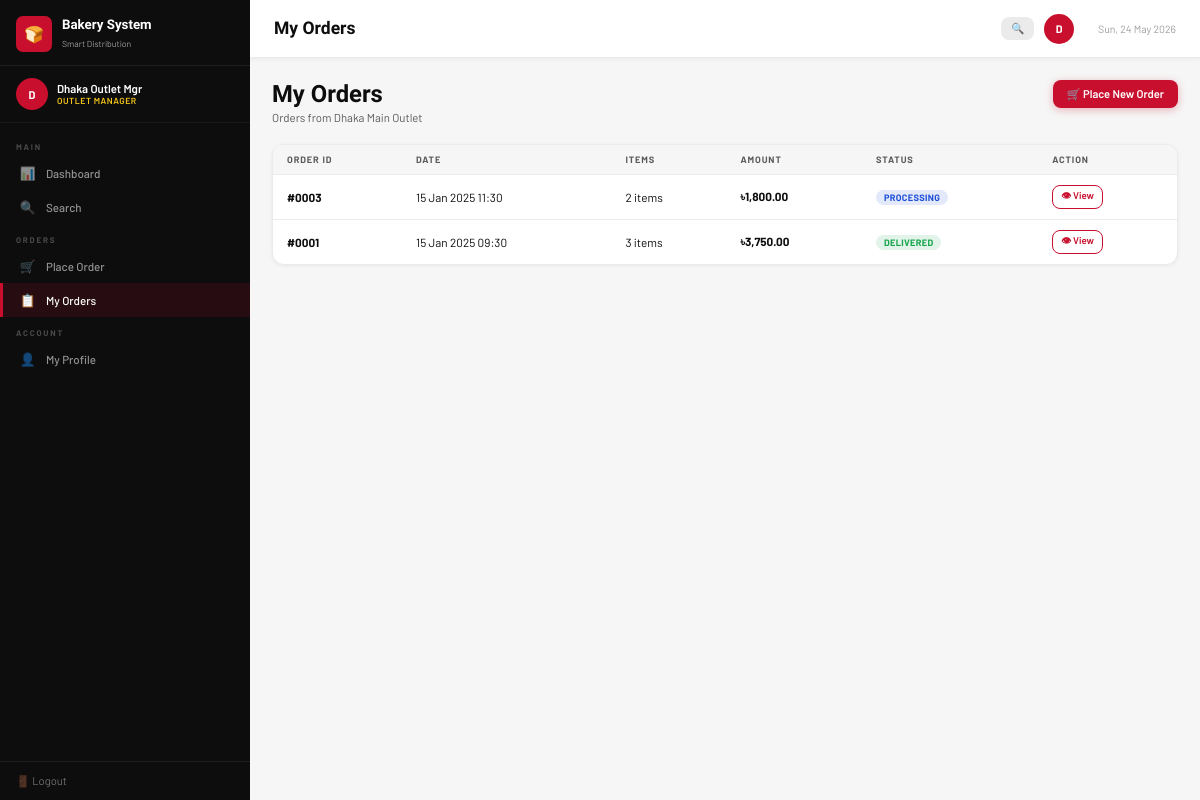
/my_orders.php (signed in), run on the app's committed database.
### tables this page shows
CREATE TABLE outlets (
    id INT AUTO_INCREMENT PRIMARY KEY,
    name VARCHAR(100) NOT NULL,
    address VARCHAR(255),
    phone VARCHAR(20),
    manager_id INT,                    
    active TINYINT(1) DEFAULT 1,
    created_at DATETIME DEFAULT CURRENT_TIMESTAMP
);

CREATE TABLE orders (
    id INT AUTO_INCREMENT PRIMARY KEY,
    outlet_id INT NOT NULL,
    placed_by INT,                     
    status ENUM('pending','processing','ready','delivered','cancelled') DEFAULT 'pending',
    notes TEXT,
    total DECIMAL(10,2) DEFAULT 0,
    created_at DATETIME DEFAULT CURRENT_TIMESTAMP
);

### my_orders.php (the view, shortened to what this page needs)
<?php
require_once 'config.php';
$outlet = $conn->query("SELECT * FROM outlets WHERE manager_id={$_SESSION['user_id']} AND active=1")->fetch_assoc();
$orders = [];
if ($outlet) {
    $oid_val = $outlet['id'];
    $result  = $conn->query("
        SELECT o.*,
               (SELECT COUNT(*) FROM order_items WHERE order_id=o.id) AS item_count
        FROM orders o
        WHERE o.outlet_id=$oid_val
        ORDER BY o.created_at DESC
    ");
    while ($row = $result->fetch_assoc()) {
        $orders[] = $row;
    }
}
include 'includes/header.php';
?>
<div class="ph">
  <div>
    <h1>My Orders</h1>
    <p><?= $outlet ? 'Orders from '.htmlspecialchars($outlet['name']) : 'Your outlet orders' ?></p>
  </div>
  <a href="place_order.php" class="btn btn-p">🛒 Place New Order</a>
</div>
<div class="card">
  <div class="tw">
    <table>
      <thead>
        <tr><th>Order ID</th><th>Date</th><th>Items</th><th>Amount</th><th>Status</th><th>Action</th></tr>
      </thead>
      <tbody>
        <?php if (!empty($orders)):
          foreach ($orders as $o): ?>
        <tr>
          <td><strong><?= oid($o['id']) ?></strong></td>
          <td><?= date('d M Y H:i', strtotime($o['created_at'])) ?></td>
          <td><?= $o['item_count'] ?> items</td>
          <td><strong><?= tk($o['total']) ?></strong></td>
          <td><?= statusBadge($o['status']) ?></td>
          <td><a href="order_detail.php?id=<?= $o['id'] ?>&back=my_orders" class="btn btn-o xs">👁 View</a></td>
        </tr>
        <?php endforeach; endif; ?>
      </tbody>
    </table>
  </div>
</div>
<?php include 'includes/footer.php'; ?>

### config.php (shortened to what this page needs)
<?php
function tk($amount) {
    return '৳' . number_format($amount, 2);
}
function oid($id) {
    return '#' . str_pad($id, 4, '0', STR_PAD_LEFT);
}
function statusBadge($status) {
    $classes = [
        'pending'    => 'b-pend',
        'processing' => 'b-proc',
        'ready'      => 'b-ready',
        'delivered'  => 'b-deliv',
        'cancelled'  => 'b-canc',
        'assigned'   => 'b-proc',
        'in_transit' => 'b-ready',
        'failed'     => 'b-canc',
    ];
    $class = $classes[$status] ?? 'b-pend';
    $label = ucwords(str_replace('_', ' ', $status));
    return "<span class='badge $class'>$label</span>";
}
?>

### style.css (style rules this page uses)
:root { --red: #C8102E; --red2: #9B0B22; --black: #0D0D0D; --dark: #1A1A1A; --gold: #F5C518; --white: #fff; --g100: #F6F6F6; --g200: #EBEBEB; --g300: #D4D4D4; --g400: #9E9E9E; --g600: #5A5A5A; --green: #16A34A; --orange: #EA580C; --blue: #1D4ED8; --sw: 250px; --hh: 58px; --r: 8px; }
*, *::before, *::after { box-sizing: border-box; margin: 0; padding: 0; }
html { font-size: 14px; }
body { font-family: 'Barlow', sans-serif; background: var(--g100); color: var(--black); min-height: 100vh; }
h1,h2,h3,h4 { font-family: 'Barlow Condensed', sans-serif; font-weight: 700; line-height: 1.2; }
a { color: var(--red); text-decoration: none; }
.card { background:#fff; border-radius:12px; border:1px solid var(--g200); box-shadow:0 1px 4px rgba(0,0,0,.06); overflow:hidden; margin-bottom:18px; }
.tw { overflow-x:auto; }
table { width:100%; border-collapse:collapse; font-size:.84rem; }
thead th { background:var(--g100); color:var(--g600); font-size:.66rem; font-weight:700; letter-spacing:.9px; text-transform:uppercase; padding:9px 14px; text-align:left; white-space:nowrap; border-bottom:1px solid var(--g200); }
tbody tr { border-bottom:1px solid var(--g200); transition:.1s; }
tbody tr:last-child { border-bottom:none; }
tbody td { padding:10px 14px; vertical-align:middle; }
.badge { display:inline-block; padding:2px 8px; border-radius:20px; font-size:.66rem; font-weight:700; letter-spacing:.3px; text-transform:uppercase; white-space:nowrap; }
.b-proc { background:rgba(29,78,216,.12); color:var(--blue); }
.b-deliv { background:rgba(22,163,74,.12); color:var(--green); }
.btn { display:inline-flex; align-items:center; gap:5px; padding:7px 14px; border-radius:var(--r); font-family:'Barlow',sans-serif; font-size:.8rem; font-weight:600; cursor:pointer; border:none; transition:.15s; white-space:nowrap; text-decoration:none; }
.btn-p { background:var(--red); color:#fff; box-shadow:0 2px 8px rgba(200,16,46,.3); }
.btn-o { background:transparent; border:1.5px solid var(--red); color:var(--red); }
.xs { padding:3px 8px; font-size:.7rem; }
.ph { display:flex; align-items:flex-start; justify-content:space-between; margin-bottom:20px; gap:13px; flex-wrap:wrap; }
.ph h1 { font-size:1.7rem; }
.ph p { color:var(--g600); font-size:.82rem; margin-top:2px; }

### data on the page
outlets: name "Dhaka Main Outlet"
orders: id "#0003", created_at "15 Jan 2025 11:30", item_count "2", total "৳1,800.00", status "PROCESSING"
orders: id "#0001", created_at "15 Jan 2025 09:30", item_count "3", total "৳3,750.00", status "DELIVERED"

### other printed values
$initials "D"
$user_name "Dhaka Outlet Mgr"
$role_label "OUTLET MANAGER"
$section_name "MAIN"
$icon "📊"
$label "Dashboard"
$icon "🔍"
$label "Search"
$section_name "ORDERS"
$icon "🛒"
$label "Place Order"
$icon "📋"
$label "My Orders"
$section_name "ACCOUNT"
$icon "👤"
